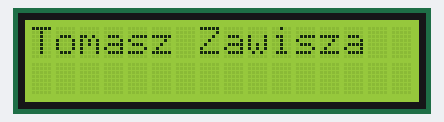
Bench run of a program on a simulated Arduino Uno, built with avr-gcc and run on an emulated ATmega328P. Parts: 16×2 character LCD.

Above: at 0.1 s.
At 2.1 s:
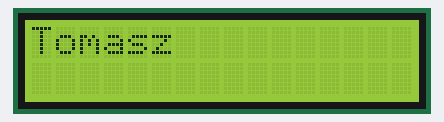
At 11.2 s:
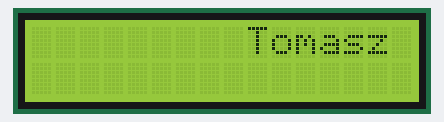
At 20.2 s:
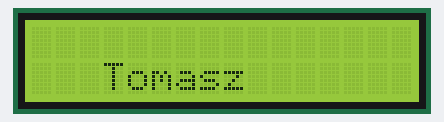
At 29.3 s:
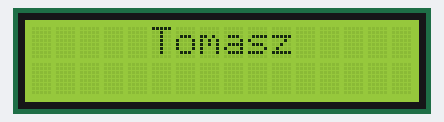
At 38.4 s:
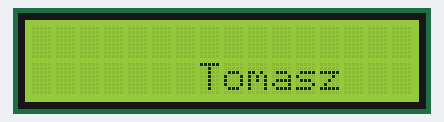

Measured:
- what the display in image 1 shows lasts 1.0 s, from 2.1 s to 3.1 s

The program:

main.cpp
```cpp
#include <Arduino.h>
#include <LiquidCrystal.h>

LiquidCrystal lcd(12, 11, 5, 4, 3, 2);
char tablica[] = "Tomasz";
int tabLen = 0;

void lcdClear(void);

void setup() {
    lcd.begin(16, 2);
    lcd.print("Tomasz Zawisza");
    tabLen = sizeof(tablica);
    delay(2000);
}

void loop() {
    for (int i =0; i < (18 - tabLen); i++) {
        lcdClear();
        lcd.setCursor(i, 0);
        lcd.print(tablica);
        delay(1000);
    }


for (int i = (17 - tabLen); i >= 0; i--){
  lcdClear();
  lcd.setCursor(i, 1);
  lcd.print(tablica);
  delay(1000);
}
}

void lcdClear(void) {
    lcd.setCursor(0,0);
    lcd.print("                    ");
    lcd.setCursor(0,1);
    lcd.print("                    ");
}
```
